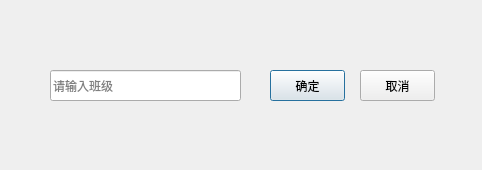
<?xml version="1.0" encoding="UTF-8"?>
<ui version="4.0">
 <class>dlg_6</class>
 <widget class="QDialog" name="dlg_6">
  <property name="geometry">
   <rect>
    <x>0</x>
    <y>0</y>
    <width>482</width>
    <height>170</height>
   </rect>
  </property>
  <property name="windowTitle">
   <string>查询学生住宿缴费信息</string>
  </property>
  <widget class="QLineEdit" name="lineEdit">
   <property name="geometry">
    <rect>
     <x>50</x>
     <y>70</y>
     <width>191</width>
     <height>31</height>
    </rect>
   </property>
   <property name="placeholderText">
    <string>请输入班级</string>
   </property>
  </widget>
  <widget class="QPushButton" name="pushButton">
   <property name="geometry">
    <rect>
     <x>270</x>
     <y>70</y>
     <width>75</width>
     <height>31</height>
    </rect>
   </property>
   <property name="cursor">
    <cursorShape>PointingHandCursor</cursorShape>
   </property>
   <property name="text">
    <string>确定</string>
   </property>
  </widget>
  <widget class="QPushButton" name="pushButton_2">
   <property name="geometry">
    <rect>
     <x>360</x>
     <y>70</y>
     <width>75</width>
     <height>31</height>
    </rect>
   </property>
   <property name="cursor">
    <cursorShape>PointingHandCursor</cursorShape>
   </property>
   <property name="text">
    <string>取消</string>
   </property>
  </widget>
 </widget>
 <resources/>
 <connections>
  <connection>
   <sender>pushButton</sender>
   <signal>clicked()</signal>
   <receiver>dlg_6</receiver>
   <slot>accept()</slot>
   <hints>
    <hint type="sourcelabel">
     <x>304</x>
     <y>79</y>
    </hint>
    <hint type="destinationlabel">
     <x>331</x>
     <y>130</y>
    </hint>
   </hints>
  </connection>
  <connection>
   <sender>pushButton_2</sender>
   <signal>clicked()</signal>
   <receiver>dlg_6</receiver>
   <slot>close()</slot>
   <hints>
    <hint type="sourcelabel">
     <x>394</x>
     <y>85</y>
    </hint>
    <hint type="destinationlabel">
     <x>400</x>
     <y>126</y>
    </hint>
   </hints>
  </connection>
 </connections>
</ui>
